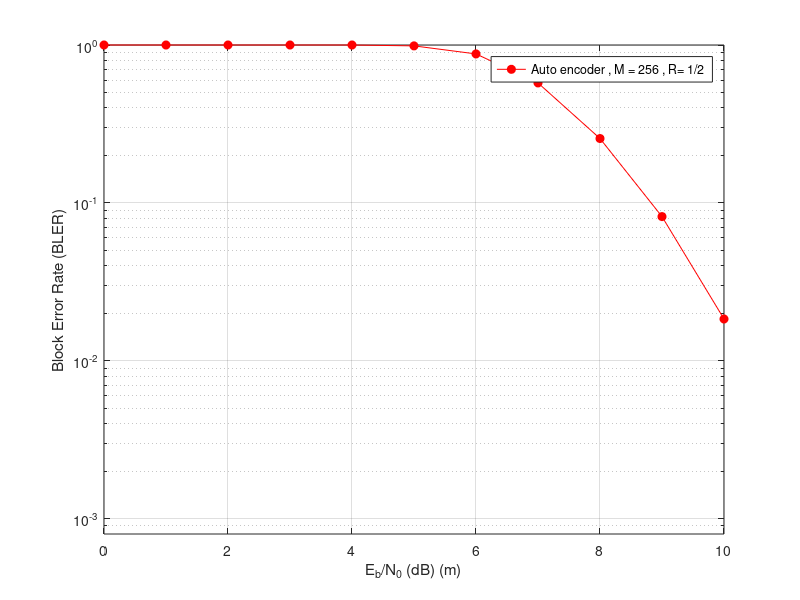

MATLAB code for this plot:
SNR_db = 0:1:10;  % Eb/N0 range

%Autoencder results from python
bler = [1.0  1.0  1.0  1.0  0.9999  0.9873  0.8781  0.5753  0.2557  0.0819  0.0184 ];

semilogy(SNR_db,bler,'r-o','MarkerFaceColor','r');hold on

legend('Auto encoder , M = 256 , R= 1/2','location','best');
grid
xlabel('E_{b}/N_{0} (dB) (m)')
ylabel('Block Error Rate (BLER)')
ylim([8E-4 1]);